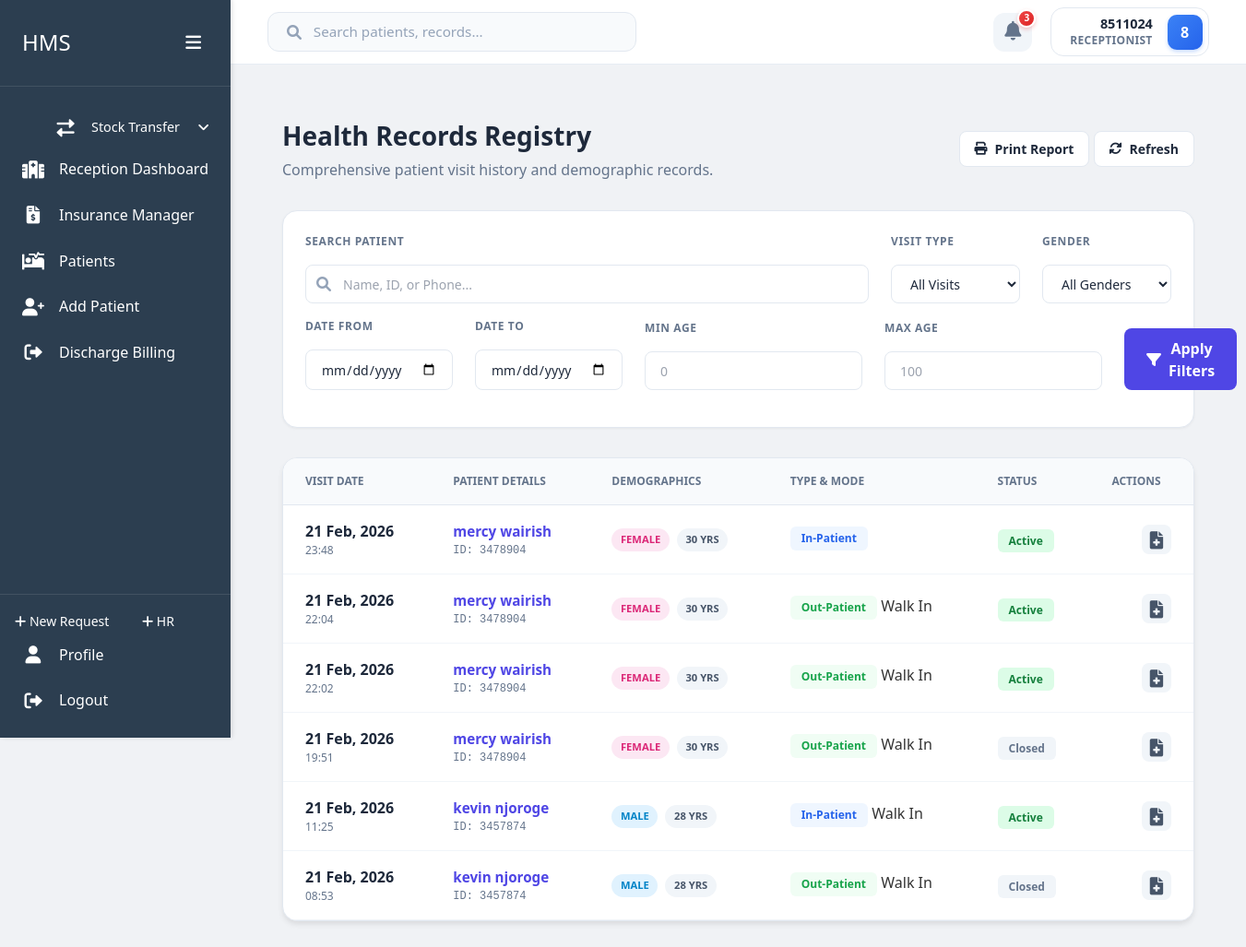
Page /home/health-records/ (signed in) on the earlier database version.
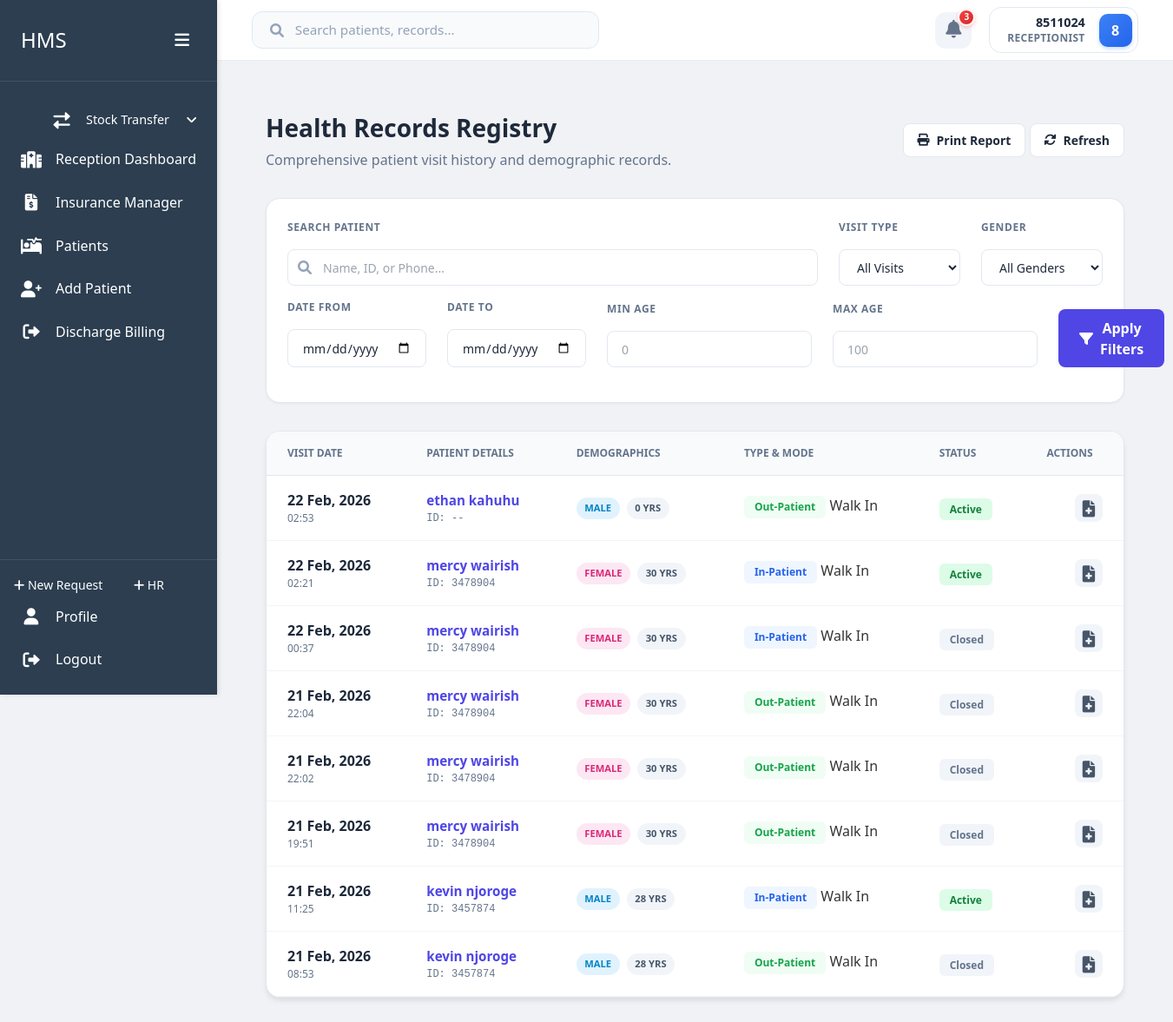
Same page on the later database version.
### users/models.py (models this page shows, shortened)
class User(AbstractBaseUser, PermissionsMixin):
    roles = [
        ('Admin', 'Admin'),
        ('Receptionist', 'Receptionist'),
        ('Doctor', 'Doctor'),
        ('Nurse', 'Nurse'),
        ('Pharmacist', 'Pharmacist'),
        ('Lab Technician', 'Lab Technician'),
        ('Accountant', 'Accountant'),
        ('Triage Nurse', 'Triage Nurse'),
        ('Radiographer', 'Radiographer'),
        ('Procurement Officer', 'Procurement Officer'),
        ('SHA Manager', 'SHA Manager'),
    ]
    id_number = models.CharField(max_length=20, unique=True)
    first_name = models.CharField(max_length=50, blank=True, null=True)
    last_name = models.CharField(max_length=50, blank=True, null=True)
    phone = models.CharField(max_length=15, blank=True, null=True)
    role = models.CharField(max_length=20, choices=roles)
    is_staff = models.BooleanField(default=False)
    is_active = models.BooleanField(default=True)
    date_joined = models.DateTimeField(default=timezone.now)
    USERNAME_FIELD = 'id_number'
    REQUIRED_FIELDS = []
    objects = CustomUserManager()
    @property
    def username(self):
        return f"{self.first_name} {self.last_name}".strip() if self.first_name or self.last_name else self.id_number
    def get_full_name(self):
        return self.username

### home/models.py (models this page shows, shortened)
class Visit(models.Model):
    patient = models.ForeignKey(Patient, on_delete=models.CASCADE, related_name='visits')
    visit_date = models.DateTimeField(auto_now_add=True)
    visit_type = models.CharField(max_length=20, choices=[('IN-PATIENT', 'In-Patient'), ('OUT-PATIENT', 'Out-Patient')])
    visit_mode = models.CharField(max_length=20, choices=[('Appointment', 'Appointment'), ('Walk In', 'Walk In')])
    is_active = models.BooleanField(default=True)

class Patient(models.Model):
    GENDER_CHOICES = [
        ('M', 'Male'),
        ('F', 'Female'),
        ('O', 'Other'),
        ('N', 'Prefer not to say')
    ]
    first_name = models.CharField(max_length=100)
    last_name = models.CharField(max_length=100)
    id_number = models.CharField(max_length=20, unique=True, null=True, blank=True)
    date_of_birth = models.DateField()
    age = models.PositiveIntegerField(editable=False)  # Will be calculated automatically
    phone = models.CharField(max_length=15)
    location = models.CharField(max_length=200)
    gender = models.CharField(max_length=1, choices=GENDER_CHOICES)
    created_at = models.DateTimeField(auto_now_add=True)
    updated_at = models.DateTimeField(auto_now=True)
    created_by = models.ForeignKey('users.User', on_delete=models.SET_NULL, null=True, related_name='patients_created')
    @property
    def full_name(self):
        return f"{self.first_name} {self.last_name}"

### home/views.py (the view, shortened to what this page needs)
# urls.py: path('health-records/', views.health_records_view, name='health_records'),
@login_required
def health_records_view(request):
    allowed_roles = ['Admin', 'Receptionist', 'Doctor', 'Nurse', 'Triage Nurse', 'Health Records']
    if request.user.role not in allowed_roles and not request.user.is_superuser:
        messages.error(request, "Access denied. Health Records permission required.")
        return redirect('home:reception_dashboard')
    from django.db.models import Q
    from django.core.paginator import Paginator
    visits = Visit.objects.select_related('patient').all().order_by('-visit_date')
    has_filters = False
    search_query = request.GET.get('search', '')
    visit_type = request.GET.get('visit_type')
    if visit_type and visit_type != 'all':
        has_filters = True
        visits = visits.filter(visit_type=visit_type)
    gender = request.GET.get('gender')
    if gender and gender != 'all':
        has_filters = True
        visits = visits.filter(patient__gender=gender)
    start_date = request.GET.get('start_date')
    end_date = request.GET.get('end_date')
    if start_date:
        has_filters = True
        visits = visits.filter(visit_date__date__gte=start_date)
    if end_date:
        has_filters = True
        visits = visits.filter(visit_date__date__lte=end_date)
    min_age = request.GET.get('min_age')
    max_age = request.GET.get('max_age')
    if min_age:
        has_filters = True
        visits = visits.filter(patient__age__gte=min_age)
    if max_age:
        has_filters = True
        visits = visits.filter(patient__age__lte=max_age)
    paginator = Paginator(visits, 20) # 20 per page
    page_number = request.GET.get('page')
    page_obj = paginator.get_page(page_number)
    query_string = request.GET.copy()
    if 'page' in query_string:
        del query_string['page']
    query_string = '&' + query_string.urlencode() if query_string else ''
    context = {
        'visits': page_obj,
        'has_filters': has_filters,
        'query_string': query_string
    }
    return render(request, 'home/health_records.html', context)

### home/templates/home/health_records.html (shortened to what this page needs)
{% extends 'users/dashboard_base.html' %}
{% load static %}
{% block content %}
    <div class="records-wrapper">
        <div class="page-header-premium">
            <div class="header-main">
                <div class="header-text">
                    <h1>Health Records Registry</h1>
                    <p>Comprehensive patient visit history and demographic records.</p>
                </div>
                <div class="header-actions">
                    <button type="button" onclick="window.print()" class="btn-secondary-modern">
                        <i class="fas fa-print"></i> Print Report
                    </button>
                    <a href="{% url 'home:health_records' %}" class="btn-secondary-modern">
                        <i class="fas fa-sync-alt"></i> Refresh
                    </a>
                </div>
            </div>
        </div>
        <div class="filter-card">
            <form method="GET" class="filter-form">
                <div class="filter-row">
                    <div class="filter-group flex-grow">
                        <label>Search Patient</label>
                        <div class="input-with-icon">
                            <i class="fas fa-search"></i>
                            <input type="text" name="search" value="{{ request.GET.search }}" placeholder="Name, ID, or Phone...">
                        </div>
                    </div>
                    <div class="filter-group">
                        <label>Visit Type</label>
                        <select name="visit_type">
                            <option value="all">All Visits</option>
                        </select>
                    </div>
                    <div class="filter-group">
                        <label>Gender</label>
                        <select name="gender">
                            <option value="all">All Genders</option>
                        </select>
                    </div>
                </div>
                <div class="filter-row">
                    <div class="filter-group">
                        <label>Date From</label>
                        <input type="date" name="start_date" value="{{ request.GET.start_date }}">
                    </div>
                    <div class="filter-group">
                        <label>Date To</label>
                        <input type="date" name="end_date" value="{{ request.GET.end_date }}">
                    </div>
                    <div class="filter-group">
                        <label>Min Age</label>
                        <input type="number" name="min_age" value="{{ request.GET.min_age }}" placeholder="0" min="0">
                    </div>
                    <div class="filter-group">
                        <label>Max Age</label>
                        <input type="number" name="max_age" value="{{ request.GET.max_age }}" placeholder="100" min="0">
                    </div>
                    <div class="filter-actions">
                        <button type="submit" class="apply-filter-btn">
                            <i class="fas fa-filter"></i> Apply Filters
                        </button>
                    </div>
                </div>
            </form>
        </div>
        <div class="results-card">
            <div class="table-responsive">
                <table class="premium-table">
                    <thead>
                        <tr>
                            <th>Visit Date</th>
                            <th>Patient Details</th>
                            <th>Demographics</th>
                            <th>Type & Mode</th>
                            <th>Status</th>
                            <th class="text-right">Actions</th>
                        </tr>
                    </thead>
                    <tbody>
                        {% for visit in visits %}
                            <tr>
                                <td>
                                    <div class="date-col">
                                        <span class="visit-date">{{ visit.visit_date|date:"d M, Y" }}</span>
                                        <span class="visit-time">{{ visit.visit_date|date:"H:i" }}</span>
                                    </div>
                                </td>
                                <td>
                                    <div class="patient-info">
                                        <a href="{% url 'home:patient_detail' visit.patient.pk %}" class="patient-name">{{ visit.patient.full_name }}</a>
                                        <span class="patient-id">ID: {{ visit.patient.id_number|default:"--" }}</span>
                                    </div>
                                </td>
                                <td>
                                    <div class="demographics-badges">
                                        <span class="badge {{ visit.patient.gender|lower }}">{{ visit.patient.get_gender_display }}</span>
                                        <span class="badge age">{{ visit.patient.age }} Yrs</span>
                                    </div>
                                </td>
                                <td>
                                    <div class="visit-type-info">
                                        <span class="type-pill {% if visit.visit_type == 'IN-PATIENT' %}inpatient{% else %}outpatient{% endif %}">{{ visit.get_visit_type_display }}</span>
                                        <span class="mode-text">{{ visit.get_visit_mode_display }}</span>
                                    </div>
                                </td>
                                <td>
                                    {% if visit.is_active %}
                                        <span class="status-badge active">Active</span>
                                    {% else %}
                                        <span class="status-badge closed">Closed</span>
                                    {% endif %}
                                </td>
                                <td class="text-right">
                                    <a href="{% url 'home:patient_detail' visit.patient.pk %}?visit_id={{ visit.id }}" class="action-btn view" title="View Record">
                                        <i class="fas fa-file-medical"></i>
                                    </a>
                                </td>
                            </tr>
                        {% endfor %}
                    </tbody>
                </table>
            </div>
        </div>
    </div>
{% endblock %}

### users/templates/users/dashboard_base.html (shortened to what this page needs)
{% load static %}
<!DOCTYPE html>
<html lang="en">
    <head>
        <link rel="stylesheet" href="{% static 'users/css/dashboard.css' %}">
        <link rel="stylesheet" href="{% static 'users/vendor/fontawesome/css/all.min.css' %}">
        <link rel="stylesheet" href="{% static 'users/css/tailwind.css' %}">
    </head>
    <body>
        <div class="dashboard-container">
            <div class="sidebar" id="sidebar">
                <div class="sidebar-header">
                    <h2>HMS</h2>
                    <button class="toggle-btn" id="sidebarToggle">
                        <i class="fas fa-bars"></i>
                    </button>
                </div>
                <div class="sidebar-menu">
                    <a href="{% url 'inventory:transfer_stock' %}" class="menu-item submenu-item">
                        <i class="fas fa-exchange-alt"></i>
                        <span>Stock Transfer</span>
                    </a>
                    {% if user.role == 'Admin' or user.role == 'Receptionist' %}
                        <a href="{% url 'home:reception_dashboard' %}" class="menu-item {% if request.resolver_match.url_name == 'reception_dashboard' %}active{% endif %}">
                            <i class="fas fa-hospital"></i>
                            <span>Reception Dashboard</span>
                        </a>
                        <a href="{% url 'accounts:insurance_manager' %}" class="menu-item {% if request.resolver_match.url_name == 'insurance_manager' %}active{% endif %}">
                            <i class="fas fa-file-invoice-dollar"></i>
                            <span>Insurance Manager</span>
                        </a>
                        <a href="{% url 'home:patient_list' %}" class="menu-item {% if request.resolver_match.url_name == 'patient_list' %}active{% endif %}">
                            <i class="fas fa-procedures"></i>
                            <span>Patients</span>
                        </a>
                        <a href="{% url 'home:patient_create' %}" class="menu-item {% if request.resolver_match.url_name == 'patient_create' %}active{% endif %}">
                            <i class="fas fa-user-plus"></i>
                            <span>Add Patient</span>
                        </a>
                        <a href="{% url 'accounts:discharge_dashboard' %}" class="menu-item {% if request.resolver_match.url_name == 'discharge_dashboard' %}active{% endif %}">
                            <i class="fas fa-sign-out-alt"></i>
                            <span>Discharge Billing</span>
                        </a>
                    {% endif %}
                </div>
                <div class="sidebar-footer">
                    {% if user.role != 'Doctors' %}
                        <a href="{% url 'inventory:create_request' %}" class="btn-add" style="padding: 0.5rem 1rem; font-size: 0.875rem;">
                            <i class="fas fa-plus"></i> New Request
                        </a>
                        <a href="{% url 'home:health_records' %}" class="btn-add" style="padding: 0.5rem 1rem; font-size: 0.875rem;">
                            <i class="fas fa-plus"></i> HR
                        </a>
                        <a href="{% url 'users:profile' %}" class="menu-item">
                            <i class="fas fa-user"></i>
                            <span>Profile</span>
                        </a>
                        <a href="{% url 'users:logout' %}" class="menu-item">
                            <i class="fas fa-sign-out-alt"></i>
                            <span>Logout</span>
                        </a>
                    {% endif %}
                </div>
            </div>
            <div class="main-content" id="mainContent">
                <header class="top-bar">
                    <div class="search-bar">
                        <i class="fas fa-search"></i>
                        <input type="text" placeholder="Search patients, records...">
                    </div>
                    <div class="user-nav">
                        <div class="notifications">
                            <i class="fas fa-bell"></i>
                            <span class="notification-badge">3</span>
                        </div>
                        <div class="user-profile-nav">
                            <div class="user-details">
                                <span class="user-id">{{ user.get_full_name }}</span>
                                <span class="user-role">{{ user.get_role_display }}</span>
                            </div>
                            <div class="user-avatar-sm">{{ user.get_full_name|slice:":1"|upper }}</div>
                        </div>
                    </div>
                </header>
                <main>
                    {% block content %}{% endblock %}
                </main>
            </div>
        </div>
    </body>
</html>

Differences in the rows shown:
removed Visit: visit_date "21 Feb, 2026", visit_date "23:48", patient.full_name "mercy wairish", patient.id_number "3478904", patient.gender "FEMALE", patient.age "30", visit_type "In-Patient", is_active "Active"
added Visit: visit_date "22 Feb, 2026", visit_date "02:53", patient.full_name "ethan kahuhu", patient.id_number "--", patient.gender "MALE", patient.age "0", visit_type "Out-Patient", visit_mode "Walk In", is_active "Active"
added Visit: visit_date "22 Feb, 2026", visit_date "02:21", patient.full_name "mercy wairish", patient.id_number "3478904", patient.gender "FEMALE", patient.age "30", visit_type "In-Patient", visit_mode "Walk In", is_active "Active"
added Visit: visit_date "22 Feb, 2026", visit_date "00:37", patient.full_name "mercy wairish", patient.id_number "3478904", patient.gender "FEMALE", patient.age "30", visit_type "In-Patient", visit_mode "Walk In", is_active "Closed"
changed Visit (number 4 of 8 on the later page): is_active "Active" → "Closed"
changed Visit (number 5 of 8 on the later page): is_active "Active" → "Closed"
